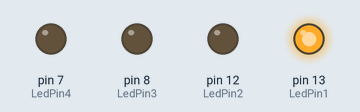
Bench run of a sketch on a simulated Arduino Uno, built with avr-gcc and run on an emulated ATmega328P. On the bench: output pins drawn as LEDs (lit = HIGH).

Above: at 0.05 s.
At 0.25 s:
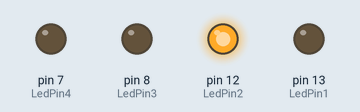
At 0.75 s:
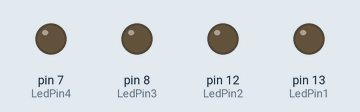
At 1.45 s:
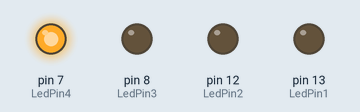
At 2.85 s:
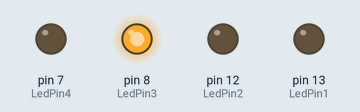
Timing chart, 0 to 3.1 s (numbered marks = the images above):
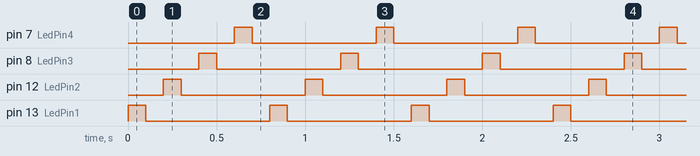

Measured:
- by itself, pin 7 (LedPin4), pin 8 (LedPin3), pin 12 (LedPin2), pin 13 (LedPin1): alternates HIGH for 0.10 s and LOW for 0.70 s

The sketch:

P01_LED.ino
```cpp
int LedPin1=13;
int LedPin2=12;
int LedPin3=8;
int LedPin4=7;

void setup()
{
pinMode(LedPin1,OUTPUT);
  pinMode(LedPin2,OUTPUT);
  pinMode(LedPin3,OUTPUT);
  pinMode(LedPin4,OUTPUT);
}
void loop()
{
digitalWrite(LedPin1,HIGH);
  delay(100);
  digitalWrite(LedPin1,LOW);
  delay(100);
  digitalWrite(LedPin2,HIGH);
  delay(100);
  digitalWrite(LedPin2,LOW);
  delay(100);
  digitalWrite(LedPin3,HIGH);
  delay(100);
  digitalWrite(LedPin3,LOW);
  delay(100);
  digitalWrite(LedPin4,HIGH);
  delay(100);
  digitalWrite(LedPin4,LOW);
  delay(100);
}
```
